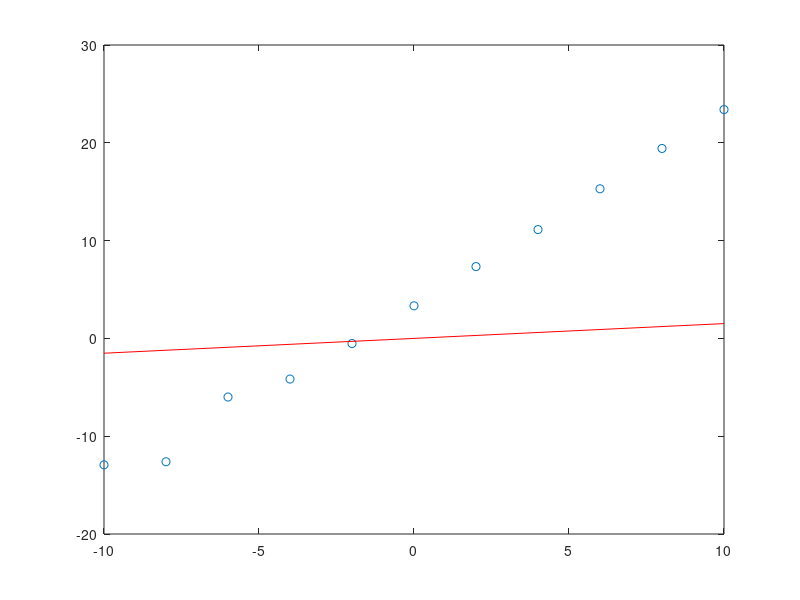

MATLAB code to generate this figure:
clc;
close all;
clear all;

m=2;
c=4;

x=-10:2:10;
y=m*x+c+randn(1,length(x));

plot(x,y,'o');hold on;drawnow;
ep=1;

w0=1;
w1=1;
eta=0.01;

[xn, ampx, offx]=normalize(x);
[yn, ampy, offy]=normalize(y);

while (ep<1000)
        
    for i=1:1:length(y)
        yo=w1*x(i)+w0;
        dwo=eta*(yn(i)-yo)*xn(i);
        dwb=eta*(yn(i)-yo);
    
        w0=w0+dwb;
        w1=w1+dwo;
    end
    ep=ep+1;
    
    %x=denormalize(xn, ampx, offx);
    %y=denormalize(yn, ampy, offy);
    %plot(x,w1*x+w0,'g');hold on;drawnow;
end

plot(x,w1*x+w0,'r')